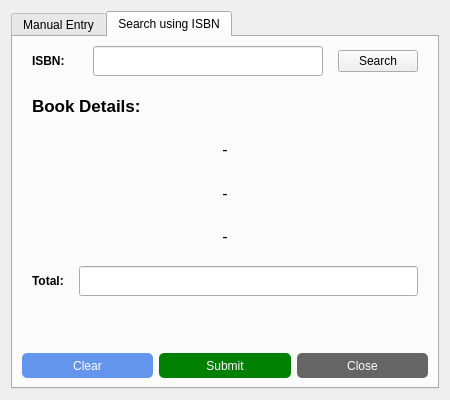
<?xml version="1.0" encoding="UTF-8"?>
<ui version="4.0">
 <class>addbookdialog</class>
 <widget class="QDialog" name="addbookdialog">
  <property name="geometry">
   <rect>
    <x>0</x>
    <y>0</y>
    <width>450</width>
    <height>400</height>
   </rect>
  </property>
  <property name="minimumSize">
   <size>
    <width>450</width>
    <height>400</height>
   </size>
  </property>
  <property name="maximumSize">
   <size>
    <width>450</width>
    <height>400</height>
   </size>
  </property>
  <property name="windowTitle">
   <string>Add Books</string>
  </property>
  <layout class="QVBoxLayout" name="verticalLayout">
   <item>
    <widget class="QTabWidget" name="tabWidget">
     <property name="currentIndex">
      <number>1</number>
     </property>
     <widget class="QWidget" name="manual">
      <attribute name="title">
       <string>Manual Entry</string>
      </attribute>
      <layout class="QVBoxLayout" name="verticalLayout_2" stretch="10,1,2">
       <item>
        <layout class="QFormLayout" name="inputform">
         <property name="fieldGrowthPolicy">
          <enum>QFormLayout::ExpandingFieldsGrow</enum>
         </property>
         <property name="labelAlignment">
          <set>Qt::AlignCenter</set>
         </property>
         <property name="formAlignment">
          <set>Qt::AlignCenter</set>
         </property>
         <property name="horizontalSpacing">
          <number>40</number>
         </property>
         <property name="verticalSpacing">
          <number>25</number>
         </property>
         <property name="leftMargin">
          <number>10</number>
         </property>
         <property name="rightMargin">
          <number>10</number>
         </property>
         <item row="0" column="0">
          <widget class="QLabel" name="titlefield">
           <property name="font">
            <font>
             <bold>true</bold>
            </font>
           </property>
           <property name="text">
            <string>Title:</string>
           </property>
          </widget>
         </item>
         <item row="0" column="1">
          <widget class="QLineEdit" name="inputtitle">
           <property name="minimumSize">
            <size>
             <width>0</width>
             <height>30</height>
            </size>
           </property>
          </widget>
         </item>
         <item row="1" column="0">
          <widget class="QLabel" name="authorfield">
           <property name="font">
            <font>
             <bold>true</bold>
            </font>
           </property>
           <property name="text">
            <string>Author:</string>
           </property>
          </widget>
         </item>
         <item row="1" column="1">
          <widget class="QLineEdit" name="inputauthor">
           <property name="minimumSize">
            <size>
             <width>0</width>
             <height>30</height>
            </size>
           </property>
          </widget>
         </item>
         <item row="2" column="0">
          <widget class="QLabel" name="genrefield">
           <property name="font">
            <font>
             <bold>true</bold>
            </font>
           </property>
           <property name="text">
            <string>Genre:</string>
           </property>
          </widget>
         </item>
         <item row="2" column="1">
          <widget class="QLineEdit" name="inputgenre">
           <property name="minimumSize">
            <size>
             <width>0</width>
             <height>30</height>
            </size>
           </property>
          </widget>
         </item>
         <item row="3" column="0">
          <widget class="QLabel" name="totalfield">
           <property name="font">
            <font>
             <bold>true</bold>
            </font>
           </property>
           <property name="text">
            <string>Total:</string>
           </property>
          </widget>
         </item>
         <item row="3" column="1">
          <widget class="QLineEdit" name="inputtotal">
           <property name="minimumSize">
            <size>
             <width>0</width>
             <height>30</height>
            </size>
           </property>
          </widget>
         </item>
        </layout>
       </item>
       <item>
        <widget class="QLabel" name="error">
         <property name="font">
          <font>
           <bold>true</bold>
          </font>
         </property>
         <property name="styleSheet">
          <string notr="true">color: orange</string>
         </property>
         <property name="text">
          <string/>
         </property>
         <property name="alignment">
          <set>Qt::AlignCenter</set>
         </property>
        </widget>
       </item>
       <item>
        <layout class="QHBoxLayout" name="buttonlayout">
         <item>
          <widget class="QPushButton" name="clearbutton">
           <property name="minimumSize">
            <size>
             <width>0</width>
             <height>25</height>
            </size>
           </property>
           <property name="styleSheet">
            <string notr="true">QPushButton#clearbutton{
	background-color: cornflowerblue;
	border-radius: 5px;
	color: white;
}

QPushButton#clearbutton:hover{
	border: 2px solid teal;
}</string>
           </property>
           <property name="text">
            <string>Clear</string>
           </property>
          </widget>
         </item>
         <item>
          <widget class="QPushButton" name="submitbutton">
           <property name="minimumSize">
            <size>
             <width>0</width>
             <height>25</height>
            </size>
           </property>
           <property name="styleSheet">
            <string notr="true">QPushButton#submitbutton{
	background-color: green;
	border-radius: 5px;
	color: white;
}

QPushButton#submitbutton:hover{
	border: 2px solid teal;
}</string>
           </property>
           <property name="text">
            <string>Submit</string>
           </property>
          </widget>
         </item>
         <item>
          <widget class="QPushButton" name="closebutton">
           <property name="minimumSize">
            <size>
             <width>0</width>
             <height>25</height>
            </size>
           </property>
           <property name="styleSheet">
            <string notr="true">QPushButton#closebutton{
	background-color: #656565;
	border-radius: 5px;
	color: white;
}

QPushButton#closebutton:hover{
	border: 2px solid teal;
}</string>
           </property>
           <property name="text">
            <string>Close</string>
           </property>
          </widget>
         </item>
        </layout>
       </item>
      </layout>
     </widget>
     <widget class="QWidget" name="isbn">
      <attribute name="title">
       <string>Search using ISBN</string>
      </attribute>
      <layout class="QVBoxLayout" name="verticalLayout_4" stretch="2,4,2,1,2">
       <item>
        <layout class="QHBoxLayout" name="isbnentry" stretch="2,10,1">
         <property name="spacing">
          <number>15</number>
         </property>
         <property name="leftMargin">
          <number>10</number>
         </property>
         <property name="rightMargin">
          <number>10</number>
         </property>
         <item>
          <widget class="QLabel" name="isbnlabel">
           <property name="font">
            <font>
             <bold>true</bold>
            </font>
           </property>
           <property name="text">
            <string>ISBN:</string>
           </property>
          </widget>
         </item>
         <item>
          <widget class="QLineEdit" name="isbnfield">
           <property name="minimumSize">
            <size>
             <width>0</width>
             <height>30</height>
            </size>
           </property>
          </widget>
         </item>
         <item>
          <widget class="QPushButton" name="searchbuttonisbn">
           <property name="text">
            <string>Search</string>
           </property>
          </widget>
         </item>
        </layout>
       </item>
       <item>
        <layout class="QVBoxLayout" name="detailslayout">
         <property name="leftMargin">
          <number>10</number>
         </property>
         <property name="topMargin">
          <number>5</number>
         </property>
         <property name="rightMargin">
          <number>10</number>
         </property>
         <property name="bottomMargin">
          <number>5</number>
         </property>
         <item>
          <widget class="QLabel" name="headingisbn">
           <property name="font">
            <font>
             <pointsize>13</pointsize>
             <bold>true</bold>
            </font>
           </property>
           <property name="styleSheet">
            <string notr="true"/>
           </property>
           <property name="text">
            <string>Book Details:</string>
           </property>
           <property name="alignment">
            <set>Qt::AlignLeading|Qt::AlignLeft|Qt::AlignVCenter</set>
           </property>
          </widget>
         </item>
         <item>
          <widget class="QLabel" name="titleisbn">
           <property name="font">
            <font>
             <pointsize>12</pointsize>
             <bold>false</bold>
            </font>
           </property>
           <property name="styleSheet">
            <string notr="true"/>
           </property>
           <property name="text">
            <string>-</string>
           </property>
           <property name="alignment">
            <set>Qt::AlignCenter</set>
           </property>
          </widget>
         </item>
         <item>
          <widget class="QLabel" name="authorisbn">
           <property name="font">
            <font>
             <pointsize>12</pointsize>
            </font>
           </property>
           <property name="text">
            <string>-</string>
           </property>
           <property name="alignment">
            <set>Qt::AlignCenter</set>
           </property>
          </widget>
         </item>
         <item>
          <widget class="QLabel" name="publisherisbn">
           <property name="font">
            <font>
             <pointsize>12</pointsize>
             <bold>false</bold>
            </font>
           </property>
           <property name="styleSheet">
            <string notr="true"/>
           </property>
           <property name="text">
            <string>-</string>
           </property>
           <property name="alignment">
            <set>Qt::AlignCenter</set>
           </property>
          </widget>
         </item>
        </layout>
       </item>
       <item>
        <layout class="QHBoxLayout" name="totallayout">
         <property name="spacing">
          <number>15</number>
         </property>
         <property name="leftMargin">
          <number>10</number>
         </property>
         <property name="rightMargin">
          <number>10</number>
         </property>
         <item>
          <widget class="QLabel" name="totallabelisbn">
           <property name="font">
            <font>
             <bold>true</bold>
            </font>
           </property>
           <property name="text">
            <string>Total:</string>
           </property>
          </widget>
         </item>
         <item>
          <widget class="QLineEdit" name="totalfieldisbn">
           <property name="minimumSize">
            <size>
             <width>0</width>
             <height>30</height>
            </size>
           </property>
          </widget>
         </item>
        </layout>
       </item>
       <item>
        <widget class="QLabel" name="errorisbn">
         <property name="font">
          <font>
           <bold>true</bold>
          </font>
         </property>
         <property name="styleSheet">
          <string notr="true">color: orange</string>
         </property>
         <property name="text">
          <string/>
         </property>
         <property name="alignment">
          <set>Qt::AlignCenter</set>
         </property>
        </widget>
       </item>
       <item>
        <layout class="QHBoxLayout" name="buttonlayoutisn">
         <item>
          <widget class="QPushButton" name="clearbuttonisbn">
           <property name="minimumSize">
            <size>
             <width>0</width>
             <height>25</height>
            </size>
           </property>
           <property name="styleSheet">
            <string notr="true">QPushButton#clearbuttonisbn{
	background-color: cornflowerblue;
	border-radius: 5px;
	color: white;
}

QPushButton#clearbuttonisbn:hover{
	border: 2px solid teal;
}</string>
           </property>
           <property name="text">
            <string>Clear</string>
           </property>
          </widget>
         </item>
         <item>
          <widget class="QPushButton" name="submitbuttonisbn">
           <property name="minimumSize">
            <size>
             <width>0</width>
             <height>25</height>
            </size>
           </property>
           <property name="styleSheet">
            <string notr="true">QPushButton#submitbuttonisbn{
	background-color: green;
	border-radius: 5px;
	color: white;
}

QPushButton#submitbuttonisbn:hover{
	border: 2px solid teal;
}</string>
           </property>
           <property name="text">
            <string>Submit</string>
           </property>
          </widget>
         </item>
         <item>
          <widget class="QPushButton" name="closebuttonisbn">
           <property name="minimumSize">
            <size>
             <width>0</width>
             <height>25</height>
            </size>
           </property>
           <property name="styleSheet">
            <string notr="true">QPushButton#closebuttonisbn{
	background-color: #656565;
	border-radius: 5px;
	color: white;
}

QPushButton#closebuttonisbn:hover{
	border: 2px solid teal;
}</string>
           </property>
           <property name="text">
            <string>Close</string>
           </property>
          </widget>
         </item>
        </layout>
       </item>
      </layout>
     </widget>
    </widget>
   </item>
  </layout>
 </widget>
 <resources/>
 <connections/>
</ui>
